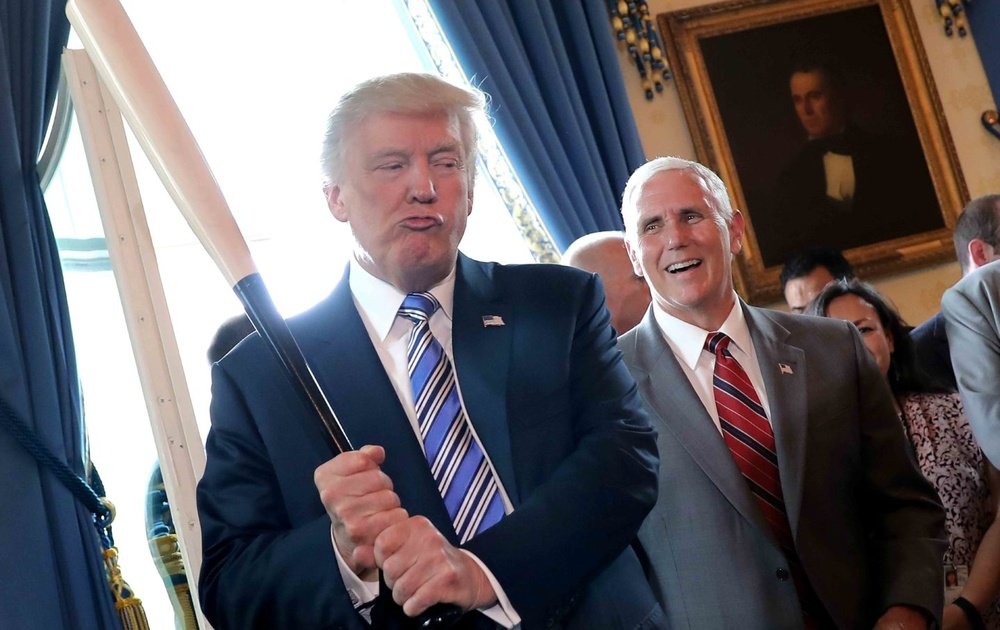
#> input picture lab 7 - image data/Trump-baseball.jpg, 1000 x 630 px, shrunk from 1440 x 907 before the run
$ jupyter execute --allow-errors Face_Detection_done.ipynb   (shell and % lines are left out)
#> lines starting #> are read from the running program, lines starting #| are printed output that depends on the picture
# Face Detection with Classifical ML (OpenCV)

In this first exercise, you will apply a basic face detection algorithm, that will later reuse.

First, load and display the image `Trump-baseball.jpg` as a numpy array.

[cell 1]
# TODO: load the image
import matplotlib.pyplot as plt

trump = plt.imread('./Trump-baseball.jpg')
#> trump is the input picture: shape (630, 1000, 3); mean R, G, B 104.5, 99.7, 104.4
plt.imshow(trump)
plt.axis('off')
plt.imshow(trump)
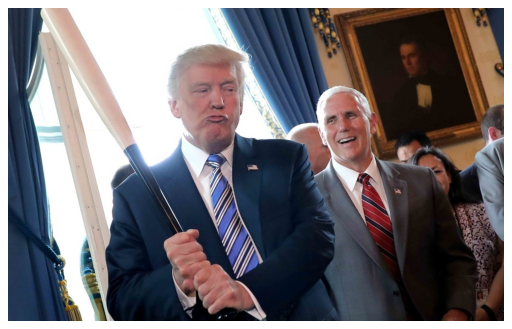
#> figure drawn by matplotlib, 1 panel

You will now use openCV to get the faces on this image.
First install openCV (e.g. using the command `pip install opencv-python` if you are using pip).

Then find the cascade classifier xml files, in particular `haarcascade_frontalface_default.xml`. You can also download it here https://github.com/opencv/opencv/tree/master/data/haarcascades

Then import the library openCV (called `cv2`) and instantiate a `CascadeClassifier` object

[cell 2]
# TODO: import openCV and instantiate a CascadeClassifier
import cv2

FACE_CASCADE_PATH = "./haarcascade_frontalface_default.xml"

# Instantiate a face cascade classifier
faceCascade = cv2.CascadeClassifier(FACE_CASCADE_PATH)

Apply the classifier to the input image using the method `detectMultiScale`

[cell 3]
# TODO: Apply the classifier to your image
faces = faceCascade.detectMultiScale(trump)
#> faces = [[780, 76, 56, 56], [464, 139, 59, 59], [619, 181, 109, 109], [640, 494, 96, 96], [355, 113, 124, 124]]

Play around with the output of your classifier. What type of data is outputed? How much faces does it detect?

[cell 4]
# TODO: Explore the output
print("the output is a numpy array")
print("shape of the output :",faces.shape)
#| shape of the output : (5, 4)
print("our classifiers finds",faces.shape[0], "faces")
#| our classifiers finds 5 faces
print("for each face, we have 4 numbers: the box location")
print(faces)
#| [[780  76  56  56]
#|  [464 139  59  59]
#|  [619 181 109 109]
#|  [640 494  96  96]
#|  [355 113 124 124]]

Using the `rectangle` object of openCV, display the image with the bounding boxes around the faces.

NB: One can use the `matplotlib.patches.Rectangle` as well.

[cell 5]
# TODO: display the image with bounding boxes around faces
for (x, y, w, h) in faces:
    cv2.rectangle(trump, (x,y), (x+w, y+h), (255,0,0), 3)
#> this loop made 5 passes

plt.figure(figsize=(16,10))
plt.axis('off')
plt.imshow(trump)

How do you feel? Is it working well?

If not, you have some hyperparameters in the method `detectMultiScale`, specifically:
- scaleFactor: bigger scale factor will make your algorithm go faster, with less accuracy. A value between 1 and 1.3 is usual.
- minNeighbors: how many neighbors each candidate box should have to retain it. High values mean better accuracy, but less detections. A value around 5 might be a good option.
- minSize: the minimun size of a box, e.g. (30,30) for a square of 30 pixels side
- maxSize: maximum size of a box

Play with those hyperparameters to get a better result.

[cell 6]
# TODO: Play with hyperparameters to get a better result
trump = plt.imread('./Trump-baseball.jpg')

faces = faceCascade.detectMultiScale(trump, scaleFactor=1.1, minNeighbors=5, minSize=(100,100))
#> faces = [[355, 113, 124, 124], [617, 179, 114, 114]]

for (x, y, w, h) in faces:

    cv2.rectangle(trump, (x,y), (x+w, y+h), (255,0,0), 3)
#> this loop made 2 passes
plt.figure(figsize=(16,10))
plt.axis('off')
plt.imshow(trump)
